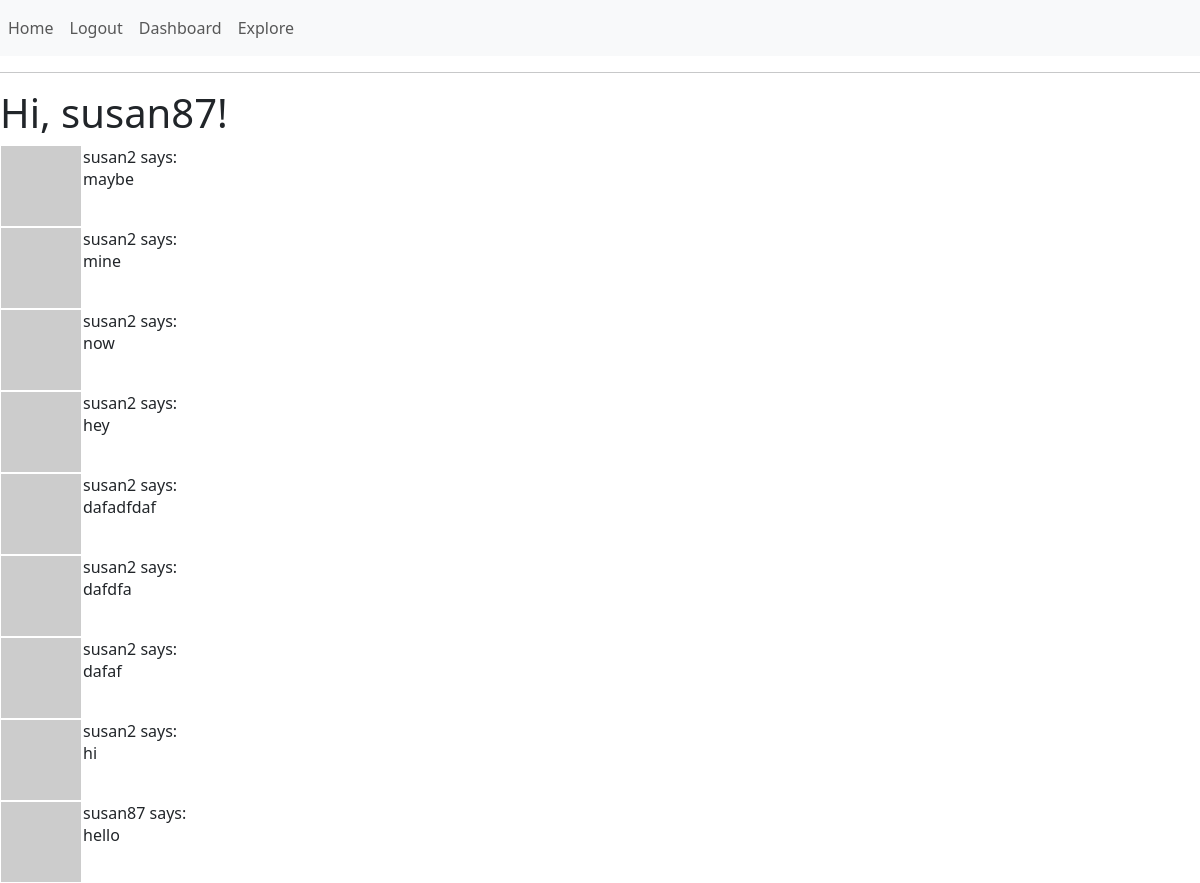
Page /explore (signed in) on the committed database.
### app/models.py (models this page shows, shortened)
class User(UserMixin, db.Model):
    id: so.Mapped[int] = so.mapped_column(primary_key=True)
    first: so.Mapped[str] = so.mapped_column(sa.String(32))
    last: so.Mapped[str] = so.mapped_column(sa.String(32))
    username: so.Mapped[str] = so.mapped_column(sa.String(64), index=True, unique=True)
    email: so.Mapped[str] = so.mapped_column(sa.String(120), index=True, unique=True)
    password_hash: so.Mapped[Optional[str]] = so.mapped_column(sa.String(256))
    about_me: so.Mapped[Optional[str]] = so.mapped_column(sa.String(140))
    last_seen: so.Mapped[Optional[datetime]] = so.mapped_column(default=lambda: datetime.now(timezone.utc))
    following: so.WriteOnlyMapped['User'] = so.relationship(
        secondary=followers, primaryjoin=(followers.c.follower_id == id),
        secondaryjoin=(followers.c.followed_id == id),
        back_populates='followers')
    followers: so.WriteOnlyMapped['User'] = so.relationship(
        secondary=followers, primaryjoin=(followers.c.followed_id == id),
        secondaryjoin=(followers.c.follower_id == id),
        back_populates='following')
    posts: so.WriteOnlyMapped['Post'] = so.relationship(
        back_populates='author')
    def avatar(self, size):
        digest = md5(self.email.lower().encode('utf-8')).hexdigest()
        return f'https://www.gravatar.com/avatar/{digest}?d=identicon&s={size}'

class Post(db.Model):
    id: so.Mapped[int] = so.mapped_column(primary_key=True)
    body: so.Mapped[str] = so.mapped_column(sa.String(140))
    timestamp: so.Mapped[datetime] = so.mapped_column(index=True, default=lambda: datetime.now(timezone.utc))
    user_id: so.Mapped[int] = so.mapped_column(sa.ForeignKey(User.id), index=True)
    author: so.Mapped[User] = so.relationship(back_populates='posts')

### app/routes.py (the view)
@app.route('/explore')
@login_required
def explore():
    page = request.args.get('page', 1, type=int)
    query = sa.select(Post).order_by(Post.timestamp.desc())
    posts = db.paginate(query, page=page,
                        per_page=app.config['POSTS_PER_PAGE'], error_out=False)
    next_url = url_for('explore', page=posts.next_num) \
        if posts.has_next else None
    prev_url = url_for('explore', page=posts.prev_num) \
        if posts.has_prev else None
    return render_template('index.html', user=current_user, posts=posts.items, next_url=next_url, prev_url=prev_url)

### app/models.py (called while the page is built)
@login.user_loader
def load_user(id):
    return db.session.get(User, int(id))

### app/routes.py (called while the page is built)
@app.before_request
def before_request():
    if current_user.is_authenticated:
        current_user.last_seen = datetime.now(timezone.utc)
        db.session.commit()

### app/templates/index.html (shortened to what this page needs)
{% extends "base.html" %}
{% block content %}
    <h1>Hi, {{ current_user.username }}!</h1>
    {% for post in posts %}
        {% include '_post.html' %}
    {% endfor %}
{% endblock %}

### app/templates/base.html (shortened to what this page needs)
<html>
<head>
    <link href="https://cdn.jsdelivr.net/npm/bootstrap@5.3.5/dist/css/bootstrap.min.css" rel="stylesheet">
</head>
<body>
    <nav class="navbar navbar-expand-lg navbar-light bg-light">
        <div class="collapse navbar-collapse" id="navbarNav">
            <ul class="navbar-nav">
                <li class="nav-item"><a class="nav-link" href="{{ url_for('index') }}">Home</a></li>
                {% if current_user.is_anonymous %}
                <li class="nav-item"><a class="nav-link" href="{{ url_for('login') }}">Login</a></li>
                <li class="nav-item"><a class="nav-link" href="{{ url_for('register') }}">Register</a></li>
                {% else %}
                <li class="nav-item"><a class="nav-link" href="{{ url_for('logout') }}">Logout</a></li>
                <li class="nav-item"><a class="nav-link" href="{{ url_for('dashboard', username=current_user.username) }}">Dashboard</a></li>
                {% endif %}
                <li class="nav-item"><a class="nav-link" href="{{ url_for('explore') }}">Explore</a></li>
            </ul>
        </div>
    </nav>
    <hr>
    {% block content %}{% endblock %}
</body>
</html>

### app/templates/_post.html
<table>
    <tr valign="top">
        <td><img src="{{ user.avatar(35) }}"></td>
        <td>{{ post.author.username }} says:<br> {{ post.body }}</td>
    </tr>
</table>

### rows in the picture
User: username "susan87"
Post: author.username "susan2", body "maybe"
Post: author.username "susan2", body "mine"
Post: author.username "susan2", body "now"
Post: author.username "susan2", body "hey"
Post: author.username "susan2", body "dafadfdaf"
Post: author.username "susan2", body "dafdfa"
Post: author.username "susan2", body "dafaf"
Post: author.username "susan2", body "hi"
Post: author.username "susan87", body "hello"
